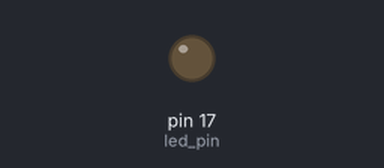
This sketch was run on a simulated Arduino Uno, built with avr-gcc and run on an emulated ATmega328P. On the bench: output pins drawn as LEDs (lit = HIGH). Random numbers use the default seed unless the sketch sets one.

Above: at 0.1 s.
Timing chart, 0 to 28.7 s (numbered marks = the images above):
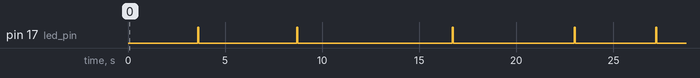

The sketch:

power_meter_pulse_led.ino
```cpp
/*
  Power Meter Pulse LED

  A simple Sketch that attempts to simulate the pulsing LED on a Power Meter.

  Some Meters have a LED that blinks (pulses) in relation to your power consumption.
  These LEDs usually have a pulse rate of a 1.000 blinks (pulses) for every kWh consumed.
  Some Power Meters really like to 'have the LED blinking' though, and use a pulse rate set to 10.000!

  Created in the spring of 2023
  by Jens Hansen

*/

#define BASE_PULSE_RATE 1000              // the base pulse rate. 1000 blinks with each kWh used.
#define MICROS_PER_HOUR 3600000000        // microseconds in an hour

// set the following constants according to your wishes
const uint8_t led_pin = 17;               // gpio number of led pin
const float power_consumption = 1000;     // power consumption to simulate in watts
const float pulse_rate = 1000;            // pulse rate you wish to simulate
const uint32_t pulse_duration = 50000;    // how many micros to keep the led on
const bool random_power = true;           // randomize (pseudo) power consumption
const int power_min = 100;                // minimum random power consumption
const int power_max = 1000;               // maximum random power consumption

uint32_t now;                             // current milliseconds fetched at start of loop
uint32_t last_pulse;                      // milliseconds at last pulse
uint32_t pulse_interval;                  // milliseconds between each pulse
uint8_t led_state;                        // current led state

void setup()
{
  pinMode(led_pin, OUTPUT);
  // calculate the pulse interval from specified power consumption and pulse rate
  pulse_interval = MICROS_PER_HOUR / power_consumption * (BASE_PULSE_RATE / pulse_rate);

  // If using ESPHome pulse_meter to test this, it turns out that I need to add 1000 micros to pulse_interval...why?
  // Maybe because they do this:
     // We quantize our pulse widths to 1 ms to avoid unnecessary jitter
     // const uint32_t pulse_width_ms = this->pulse_width_us_ / 1000;
     // this->publish_state((60.0f * 1000.0f) / pulse_width_ms);
  // anyway... ESPHome pulse_meter isn't 100% accurate when trying out 'odd' power consumption levels f.eks 2847 W

  last_pulse = 0;               // initial microseconds
  led_state = LOW;              // initial led state
}

void loop()
{
  now = micros();
  if ( (now - last_pulse) > pulse_interval )
  {
    led_state = HIGH;
    digitalWrite(led_pin, led_state);
    last_pulse = now;
    if (random_power) {
      pulse_interval = MICROS_PER_HOUR /  random(power_min, power_max)  * (BASE_PULSE_RATE / pulse_rate);
    }
  }
  else if ( led_state == HIGH )
  {
    if ( (now - last_pulse) >= pulse_duration )
    {
      led_state = LOW;
      digitalWrite(led_pin, led_state);
    }
  }
}
```
